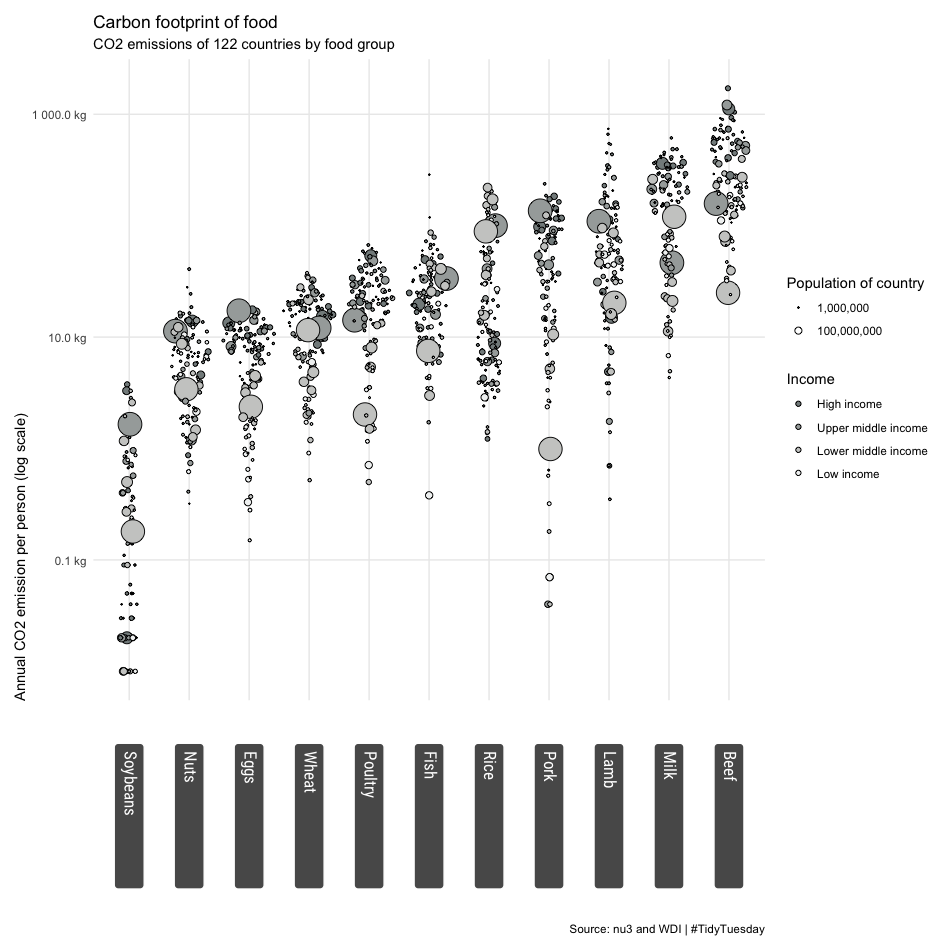

Here is the R script that generated this plot:
# Load libraries ---------------------------------------------------------------

library(rnaturalearth)
library(tidyverse)
library(ggforce)
library(patchwork)
library(ggchicklet)
library(WDI)
library(janitor)
library(statgl)

# Import data ------------------------------------------------------------------

food_consumption_raw <- 
  readr::read_csv('https://raw.githubusercontent.com/rfordatascience/tidytuesday/master/data/2020/2020-02-18/food_consumption.csv')

pop_world <-
  WDI(indicator = "SP.POP.TOTL", start = 2018, end = 2018) %>% 
  as_tibble() %>% 
  clean_names()

gdp_world <-
  WDI(indicator = "NY.GDP.PCAP.CD", start = 2018, end = 2018, extra = TRUE) %>% 
  as_tibble() %>% 
  clean_names()

# Todu/transform ---------------------------------------------------------------

world_indicators <-
  pop_world %>% 
  full_join(gdp_world, by = c("iso2c", "country")) %>% 
  arrange(desc(sp_pop_totl)) %>% 
  filter(income != "Aggregates")

income_levels <- 
  c("Low income", "Lower middle income", "Upper middle income", "High income")

food_consumption <-
  food_consumption_raw %>% 
  mutate(country = case_when(
    country == "USA" ~ "United States",
    country == "Bahamas" ~ "Bahamas, The",
    country == "Venezuela" ~ "Venezuela, RB",
    country == "Russia" ~ "Russian Federation",
    country == "South Korea" ~ "Korea, Rep.",
    country == "Egypt" ~ "Egypt, Arab Rep.",
    country == "Slovakia" ~ "Slovak Republic",
    country == "Hong Kong SAR. China" ~ "Hong Kong SAR, China",
    country == "Iran" ~ "Iran, Islamic Rep.",
    country == "Congo" ~"Congo, Rep.",
    country == "Gambia" ~ "Gambia, The",
    T ~ country
  )) %>% 
  left_join(world_indicators, by = "country") %>% 
  drop_na() %>% 
  mutate(
    food_category = food_category %>% word() %>% 
      fct_reorder(co2_emmission, sum, na.rm = T), 
    income = factor(income,  levels = income_levels) %>% fct_rev()
  )

# Visualise --------------------------------------------------------------------

options(scipen=10000)

p1 <- 
  food_consumption %>% 
  drop_na() %>%
  ggplot(aes(
    x = food_category, y = co2_emmission, 
    group = food_category, size = sp_pop_totl, fill = income, label = country)
    ) +
  geom_sina(pch = 21) +
  scale_y_log10(labels = scales::unit_format(suffix = " kg", accuracy = .1)) +
  scale_size_area(max_size = 8, breaks = c(1000000, 100000000), labels = scales::comma) +
  expand_limits(y = 0) +
  scale_fill_statgl(palette = "grey") +
  labs(x = "", y = "Annual CO2 emission per person (log scale)", 
       title = "Beef",
       subtitle = "CO2 emissions of 122 countries by food group") +
  theme_minimal() +
  theme(
    axis.ticks = element_blank(),
    axis.text.x.bottom = element_blank(),
    #legend.position = c(2,1),
    panel.grid.minor = element_blank(),axis.title.y = element_text(hjust = 0)
  ) +
  labs(title = "Carbon footprint of food",
       fill = "Income", size = "Population of country")


p2 <- (food_consumption %>% 
  distinct(food_category) %>% 
  ggplot(aes(food_category, y = 1)) +
  geom_chicklet(width = .5) +
  geom_text(
    aes(label = food_category, x = food_category, y = .95, angle = 270),
    nudge_x = .025, hjust = 0, size = 4.5, color = "white", family = "RobotoCondensed-Regular"
  ) +
  theme_minimal() +
  theme(
    panel.grid = element_blank(),
    axis.ticks = element_blank(),
    axis.text = element_blank()
  ) +
  labs(x = "", y = "", caption = "Source: nu3 and WDI | #TidyTuesday"))

# Patchwork --------------------------------------------------------------------

design <- "
A
A
A
A
B
"

p1 / p2 +
  plot_layout(design = design)
